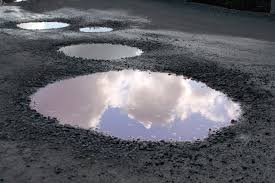
#> input picture index4.jpg, 275 x 183 px
$ jupyter execute --allow-errors implemen.ipynb   (older library calls are emulated)
#> lines starting #> are read from the running program, lines starting #| are printed output that depends on the picture; after the words box and inside, x2 and y2 are one past the last pixel; in counts of white or black regions, pixels touching at a corner belong together
[cell 1]
import cv2
import numpy as np

[cell 2]
#reading the image
im = cv2.imread('index4.jpg')
#> im is the input picture: shape (183, 275, 3); mean B, G, R 101.5, 94.8, 94.7

[cell 3]
#convert to grayscale image
gray1 = cv2.cvtColor(im,cv2.COLOR_BGR2GRAY)
# save the image
# cv2.imwrite('graypothholeresult.jpg', gray1)
cv2.imshow('gray',gray1)
cv2.waitKey(0)

[cell 4]
#countour detection
ret,thresh = cv2.threshold(gray1,127,255,0)
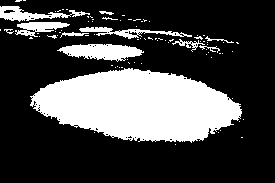
#> thresh: shape (183, 275); 27.7% white; 85 white regions (73 under 20 px)

contours1, _ = cv2.findContours(thresh,cv2.RETR_TREE,cv2.CHAIN_APPROX_NONE)
#> contours1 = 152 contours, 142 with area under 20; largest, box (x1, y1, x2, y2) and area: (30, 68, 242, 143) 10714, (57, 44, 144, 62) 908, (0, 6, 90, 22) 489, (15, 22, 70, 37) 380, (79, 27, 192, 39) 368
contours2, _ = cv2.findContours(thresh,cv2.RETR_TREE,cv2.CHAIN_APPROX_SIMPLE)
#> contours2 has the same summary as contours1

[cell 5]
img2 = im.copy()

#out = cv2.drawContours(img1, contours1, -1, (255,0,0), 2)
out = cv2.drawContours(img2, contours2, -1, (250,250,250),1)
#out = np.hstack([img1, img2])
cv2.imshow('img1',img2)
cv2.waitKey(0)

[cell 6]
# [29 lines of commented-out code are left out]

[cell 7]
median = cv2.medianBlur(im,5)
#erosion
kernel = np.ones((5,5),np.uint8)
erosion = cv2.erode(median,kernel,iterations = 1)
cv2.imshow('edges',erosion)
cv2.waitKey(0)
cv2.destroyAllWindows()

[cell 8]
dilation = cv2.dilate(erosion,kernel,iterations = 5)
cv2.imshow('edges',dilation)
cv2.waitKey(0)
cv2.destroyAllWindows()

[cell 9]
#erosion followed dilation
closing = cv2.morphologyEx(dilation, cv2.MORPH_CLOSE, kernel)
cv2.imshow('edges',closing)
cv2.waitKey(0)
cv2.destroyAllWindows()

[cell 10]
#canny edge detection
edges = cv2.Canny(dilation,9,220)
#> edges: shape (183, 275); 3.8% white in thin lines or dots, all inside (x1, y1, x2, y2) = (13, 0, 275, 150)
cv2.imshow('edges',edges)
cv2.waitKey(0)
cv2.destroyAllWindows()

[cell 11]
#2nd method
import cv2
image = cv2.imread('pothole2.jpg')
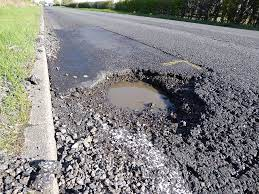
#> input picture pothole2.jpg, 259 x 194 px
#> image is the input picture: shape (194, 259, 3); mean B, G, R 129.6, 130.7, 131.1
def preprocess_image(image):
    # Convert image to grayscale
    gray_image = cv2.cvtColor(image, cv2.COLOR_RGB2GRAY)

    # Resize image to 255 pixels
    resized_image = cv2.resize(gray_image, (255, 255))

    return resized_image

def edge_detection(image):
    # Apply Laplacian filter for edge detection
    filtered_image = cv2.Laplacian(image, cv2.CV_64F)

    return filtered_image

def classify_pothole(image, threshold_w, threshold_h, threshold_a):
    # Calculate maximum length, height, and area of the image
    length = image.shape[0]
    height = image.shape[1]
    area = length * height

    if length > threshold_w and height > threshold_h and area > threshold_a:
        return "Pothole"
    else:
        return "None-Pothole"

def road_damage_classification(RD, threshold_w, threshold_h, threshold_a):
    classification_results = []

    # Step 1. Road damage image data pre-processing
    for n in range(len(RD)):
        preprocessed_image = preprocess_image(RD[n])

        # Step 2. Road damage feature extraction using edge detection
        filtered_image = edge_detection(preprocessed_image)

        # Step 3. Pothole classification
        classification_result = classify_pothole(filtered_image, threshold_w, threshold_h, threshold_a)
        classification_results.append(classification_result)

    return classification_results

# Example usage
image1 = cv2.imread('Pothole.jpg')
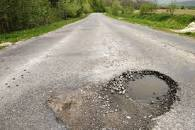
#> input picture Pothole.jpg, 195 x 130 px
#> image1 is the input picture: shape (130, 195, 3); mean B, G, R 126.8, 145.3, 149.6
RD = [image1]  # List of road damage images
threshold_w = 100
threshold_h = 100
threshold_a = 10000

classification_results = road_damage_classification(RD, threshold_w, threshold_h, threshold_a)
#> the loop in road_damage_classification, `for n in range(len(RD)):` made 1 pass
#> classification_result on pass 1: 'Pothole'
#> pass 1, in edge_detection, `filtered_image = cv2.Laplacian(image, cv2.CV_64F)`:
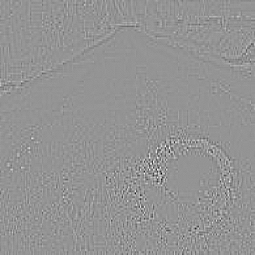
#> filtered_image: shape (255, 255) float64; min -230, max 166, mean 0; drawn with min black and max white
#> after the loop in road_damage_classification, `for n in range(len(RD)):`: classification_results = ['Pothole']
#> classification_results = ['Pothole']
print(classification_results)
#| ['Pothole']

[cell 12]
import cv2
import numpy as np
image = cv2.imread('pothole2.jpg')
def preprocess_image(image):
    # Convert image to grayscale
    gray_image = cv2.cvtColor(image, cv2.COLOR_RGB2GRAY)

    # Resize image to 255 pixels
    resized_image = cv2.resize(gray_image, (255, 255))

    return resized_image

def edge_detection(image):
    # Apply Laplacian filter for edge detection
    filtered_image = cv2.Laplacian(image, cv2.CV_64F)

    return filtered_image

def classify_pothole(image, threshold_w, threshold_h, threshold_a):
    # Calculate maximum length, height, and area of the image
    length = image.shape[0]
    height = image.shape[1]
    area = length * height

    if length > threshold_w and height > threshold_h and area > threshold_a:
        classification_text = "Pothole"
    else:
        classification_text = "None-Pothole"

    # Add classification text overlay on the image
    classified_image = image.copy()
    cv2.putText(classified_image, classification_text, (10, 30), cv2.FONT_HERSHEY_SIMPLEX, 1, (0, 0, 255), 2)

    return classified_image

def road_damage_classification(RD, threshold_w, threshold_h, threshold_a):
#> called with threshold_w = 100, threshold_h = 100, threshold_a = 10000
    classification_results = []

    # Step 1. Road damage image data pre-processing
    for n in range(len(RD)):
        preprocessed_image = preprocess_image(RD[n])

        # Step 2. Road damage feature extraction using edge detection
        filtered_image = edge_detection(preprocessed_image)

        # Step 3. Pothole classification
        classification_result = classify_pothole(filtered_image, threshold_w, threshold_h, threshold_a)
        classification_results.append(classification_result)
#> this loop made 1 pass
#> after the loop, classification_results = 1 item

    return classification_results

# Example usage
RD = [image1]  # List of road damage images
threshold_w = 100
threshold_h = 100
threshold_a = 10000

classification_results = road_damage_classification(RD, threshold_w, threshold_h, threshold_a)
#> classification_results = 1 item

# Display the classification results
for i in range(len(RD)):
    cv2.imshow("Image {}".format(i+1), classification_results[i])
    cv2.waitKey(0)
    cv2.destroyAllWindows()
#> this loop made 1 pass
#> pass 1, `cv2.imshow("Image {}".format(i+1), classification_results[i])`:
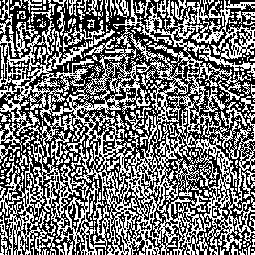
#> window 'Image 1': shape (255, 255); 45.6% white in thin lines or dots

[cell 13]
import cv2
import numpy as np

def preprocess_image(image):
    # Convert image to grayscale
    gray_image = cv2.cvtColor(image, cv2.COLOR_RGB2GRAY)

    # Resize image to 255 pixels
    resized_image = cv2.resize(gray_image, (255, 255))

    return resized_image

def edge_detection(image):
    # Apply Laplacian filter for edge detection
    filtered_image = cv2.Laplacian(image, cv2.CV_64F)

    return filtered_image

def classify_pothole(image, threshold_w, threshold_h, threshold_a):
    # Calculate maximum length, height, and area of the image
    length = image.shape[0]
    height = image.shape[1]
    area = length * height

    if length > threshold_w and height > threshold_h and area > threshold_a:
        classification_text = "Pothole"

        # Find contours of the pothole region
        contours, _ = cv2.findContours(image.astype(np.uint8), cv2.RETR_EXTERNAL, cv2.CHAIN_APPROX_SIMPLE)

        # Create a mask for the pothole region
        mask = np.zeros_like(image)
        cv2.drawContours(mask, contours, -1, 255, thickness=cv2.FILLED)

        # Apply the mask to the original image to highlight the pothole
        highlighted_image = cv2.bitwise_and(image, mask)
    else:
        classification_text = "None-Pothole"
        highlighted_image = image.copy()

    # Add classification text overlay on the image
    classified_image = cv2.putText(highlighted_image, classification_text, (10, 30), cv2.FONT_HERSHEY_SIMPLEX, 1, (0, 0, 255), 2)

    return classified_image

def road_damage_classification(RD, threshold_w, threshold_h, threshold_a):
#> called with threshold_w = 100, threshold_h = 100, threshold_a = 10000
    classification_results = []

    # Step 1. Road damage image data pre-processing
    for n in range(len(RD)):
        preprocessed_image = preprocess_image(RD[n])

        # Step 2. Road damage feature extraction using edge detection
        filtered_image = edge_detection(preprocessed_image)

        # Step 3. Pothole classification
        classification_result = classify_pothole(filtered_image, threshold_w, threshold_h, threshold_a)
        classification_results.append(classification_result)
#> this loop made 1 pass
#> pass 1, in classify_pothole, `highlighted_image = cv2.bitwise_and(image, mask)`:
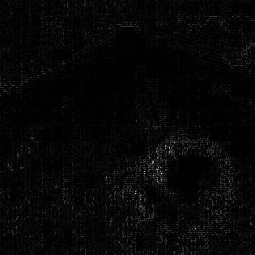
#> highlighted_image: shape (255, 255) float64; min 0, max 230, mean 6.6
#> after the loop, classification_results = 1 item

    return classification_results

# Example usage
RD = [image1]  # List of road damage images
threshold_w = 100
threshold_h = 100
threshold_a = 10000

classification_results = road_damage_classification(RD, threshold_w, threshold_h, threshold_a)

# Display the classification results
for i in range(len(RD)):
    cv2.imshow("Image {}".format(i+1), classification_results[i])
    cv2.waitKey(0)
    cv2.destroyAllWindows()
#> this loop made 1 pass
#> pass 1, `cv2.imshow("Image {}".format(i+1), classification_results[i])`:
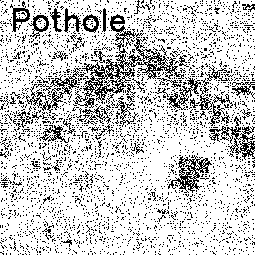
#> window 'Image 1': shape (255, 255); 79.5% white; black in thin lines or dots

[cell 14]
import cv2
import numpy as np

# Step 1. Road damage image data pre-processing
def preprocess_image(image):
    # Convert image to grayscale
    gray = cv2.cvtColor(image, cv2.COLOR_BGR2GRAY)

    # Resize image to 255 pixels after object detection
    resized_image = cv2.resize(gray, (255, 255))

    return resized_image

# Step 2. Road damage feature extraction using edge detection
def extract_features(image):
    # Apply Laplacian edge detection filter
    edges = cv2.Laplacian(image, cv2.CV_64F)

    # Create optimized model (placeholder)
    optimized_model = None

    return edges, optimized_model

# Step 3. Pothole classification
def classify_pothole(edges, threshold_w, threshold_h, threshold_a):
    height, width = edges.shape

    # Calculate maximum length, height, and area of edges
    length = max(height, width)
    height = max(height, width)
    area = height * width

    # Check if maximum length, height, and area exceed thresholds
    if length > threshold_w and height > threshold_h and area > threshold_a:
        classification_result = "Pothole"
    else:
        classification_result = "None-Pothole"

    return classification_result

# Example usage
image2 = cv2.imread('pothole2.jpg')
image1 = cv2.imread('Pothole.jpg')
image3 = cv2.imread('notPothole.jpg')
RD = [image1,image2,image3]  # List of road damage images
threshold_w = 200  # Threshold for maximum length
threshold_h = 150  # Threshold for maximum height
threshold_a = 300  # Threshold for maximum area

#> (the rest of this cell did not finish here and is left out)

[cell 15]
import cv2
import numpy as np

# Step 1. Road damage image data pre-processing
def preprocess_image(image):
    # Convert image to grayscale
    gray = cv2.cvtColor(image, cv2.COLOR_BGR2GRAY)

    # Resize image to 255 pixels after object detection
    resized_image = cv2.resize(gray, (255, 255))

    return resized_image

# Step 2. Road damage feature extraction using edge detection
def extract_features(image):
    # Apply Laplacian edge detection filter
    edges = cv2.Laplacian(image, cv2.CV_64F)

    # Create optimized model (placeholder)
    optimized_model = None

    return edges, optimized_model

# Step 3. Pothole classification
def classify_pothole(edges, threshold_w, threshold_h, threshold_a):
    height, width = edges.shape

    # Calculate maximum length, height, and area of edges
    length = max(height, width)
    area = height * width

    # Check if maximum length, height, and area exceed thresholds
    if length > threshold_w and height > threshold_h and area > threshold_a:
        classification_result = "Pothole"
    else:
        classification_result = "None-Pothole"

    return classification_result

# Example usage
image2 = cv2.imread('pothole2.jpg')
image1 = cv2.imread('Pothole.jpg')
image3 = cv2.imread('notPothole.jpg')
RD = [image1, image2, image3]  # List of road damage images
threshold_w = 200  # Threshold for maximum length
threshold_h = 150  # Threshold for maximum height
threshold_a = 300  # Threshold for maximum area

#> (the rest of this cell did not finish here and is left out)

[cell 16]
import cv2

# Step 1. Road damage image data pre-processing
def preprocess_image(image):
    # Convert image to grayscale
    gray = cv2.cvtColor(image, cv2.COLOR_BGR2GRAY)

    # Resize image to 255 pixels after object removal
    resized_image = cv2.resize(gray, (255, 255))

    return resized_image

# Step 2. Road damage feature extraction using edge detection
def extract_features(image):
    # Apply Laplacian edge detection filter
    edges = cv2.Laplacian(image, cv2.CV_64F)

    # Create optimized model (placeholder)
    optimized_model = None

    return edges, optimized_model

# Step 3. Pothole classification
def classify_pothole(edges, threshold_w, threshold_h, threshold_a):
    height, width = edges.shape

    # Calculate maximum length, height, and area of edges
    length = max(height, width)
    area = height * width

    # Check if maximum length, height, and area exceed thresholds
    if length > threshold_w and height > threshold_h and area > threshold_a:
        classification_result = "Pothole"
    else:
        classification_result = "None-Pothole"

    return classification_result

# Example usage
image2 = cv2.imread('pothole2.jpg')
image1 = cv2.imread('Pothole.jpg')
RD = [image1, image2]  # List of road damage images
threshold_w = 200  # Threshold for maximum length
threshold_h = 150  # Threshold for maximum height
threshold_a = 300  # Threshold for maximum area

for i in range(len(RD)):
    # Step 1. Road damage image data pre-processing
    preprocessed_image = preprocess_image(RD[i])

    # Step 2. Road damage feature extraction using edge detection
    edges, optimized_model = extract_features(preprocessed_image)

    # Step 3. Pothole classification
    classification_result = classify_pothole(edges, threshold_w, threshold_h, threshold_a)

    # Create a copy of the original image for visualization
    result_image = RD[i].copy()

    # Display the classification result on the image
    cv2.putText(result_image, classification_result, (10, 30), cv2.FONT_HERSHEY_SIMPLEX, 1, (0, 0, 255), 2)

    # Display the original image and the result
    # cv2.imshow("Original Image {}".format(i+1), RD[i])
    cv2.imshow("Result Image {}".format(i+1), result_image)
#> this loop made 2 passes
#> classification_result on passes 1 to 2: 'Pothole', 'Pothole'

# Close OpenCV windows
cv2.waitKey(0)
cv2.destroyAllWindows()

[cell 17]
import cv2
import numpy as np

def detect_potholes(image_path):
    # Load the image
#> called with image_path = 'pothole.jpg'
    image = cv2.imread(image_path)

    # Convert the image to grayscale
    gray = cv2.cvtColor(image, cv2.COLOR_BGR2GRAY)
    # cv2.imshow('GrayImage',gray)
    # Apply Gaussian blur to reduce noise
    blurred = cv2.GaussianBlur(gray, (5, 5), 0)
    cv2.imshow('Blurred Image',blurred)
    # Apply adaptive thresholding to enhance the edges
    _, thresholded = cv2.threshold(blurred, 0, 255, cv2.THRESH_BINARY + cv2.THRESH_OTSU)
#> thresholded: shape (130, 195); 55.4% white; 12 black regions (6 under 20 px), largest, box (x1, y1, x2, y2) and area: (0, 70, 183, 130) 6084, (0, 0, 195, 44) 4996, (2, 47, 23, 56) 71, (179, 32, 195, 38) 59, (65, 87, 78, 91) 43, (0, 46, 6, 51) 22
    cv2.imshow('Thresholded',thresholded)
    # Perform morphological operations to close gaps in between object edges
    kernel = np.ones((5, 5), np.uint8)
    closed = cv2.morphologyEx(thresholded, cv2.MORPH_CLOSE, kernel)
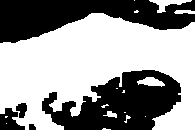
#> closed: shape (130, 195); 58.7% white; 5 black regions
    cv2.imshow('closed',closed)
    # Find contours in the image
    contours, _ = cv2.findContours(closed.copy(), cv2.RETR_EXTERNAL, cv2.CHAIN_APPROX_SIMPLE)
#> contours = 16 contours, 11 with area under 20; largest, box (x1, y1, x2, y2) and area: (0, 13, 195, 130) 13958, (149, 0, 192, 13) 164, (137, 77, 165, 87) 140, (174, 10, 195, 14) 49, (103, 111, 117, 118) 36

    # Iterate over the contours and identify potential potholes
    potholes = []
    for contour in contours:
        perimeter = cv2.arcLength(contour, True)
        approx = cv2.approxPolyDP(contour, 0.02 * perimeter, True)

        # Check if the contour is roughly circular and has a minimum area
        if len(approx) >= 6 and cv2.isContourConvex(approx):
            area = cv2.contourArea(approx)
            circularity = (perimeter ** 2) / (4 * np.pi * area)
            if circularity > 0.8 and area > 100:
                potholes.append(approx)
#> this loop made 16 passes
#> (perimeter, area, circularity) on pass 11: (64.04, 148.5, 2.2)
#> perimeter on passes 1, 5, 7, 8, 9, 12: 16.83, 22.49, 35.07, 17.07, 7.41, 971.8
#> after the loop, potholes = 1 item

    # Draw the detected potholes on the original image
    cv2.drawContours(image, potholes, -1, (0, 255, 0), 2)
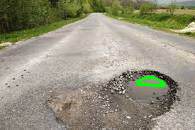
#> image: shape (130, 195, 3); 0.65% of pixels changed, all inside (x1, y1, x2, y2) = (136, 76, 166, 87)

    # Display the image
    cv2.imshow("Pothole Detection", image)
    cv2.waitKey(0)
    cv2.destroyAllWindows()

# Path to the image you want to test
image_path = "pothole.jpg"

# Call the detect_potholes function
detect_potholes(image_path)
